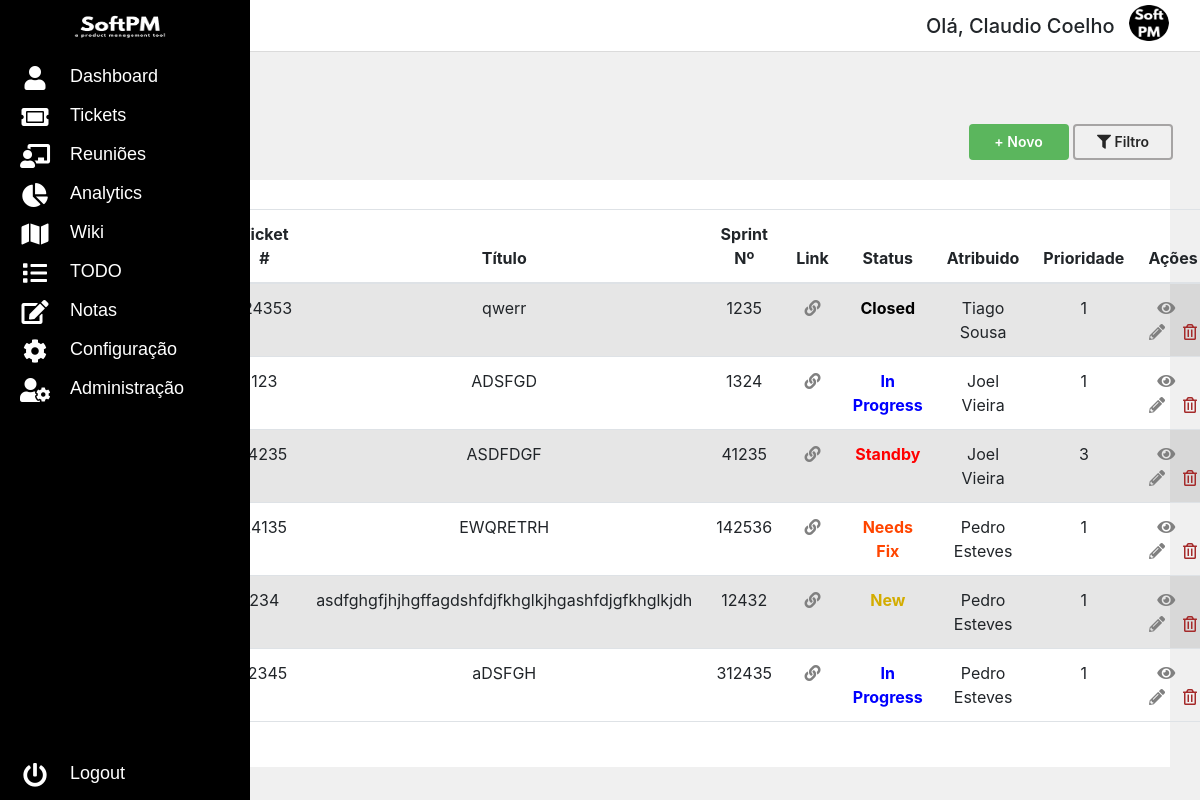
Screenshot of /dashboard/tickets (signed in) with the database file from the repository.
### models/softpm_database.py (models this page shows, shortened)
class User(db.Model):
    user_id = db.Column(db.Integer, primary_key=True)
    username = db.Column(db.VARCHAR(30))
    password = db.Column(db.VARCHAR(60))
    email = db.Column(db.VARCHAR(50))
    authenticated = db.Column(db.BOOLEAN, default=False)
    isActive = db.Column(db.BOOLEAN, default=False)
    role_id = db.Column(db.Integer, db.ForeignKey('role.role_id'))
    role = db.relationship('Role', backref='users')
    companies = db.relationship('Company', secondary=userHasCompany, backref='users_associated')

class Ticket(db.Model):
    ticket_id = db.Column(db.Integer, primary_key=True)
    ticket_nr = db.Column(db.Integer) # consiste no número do ticket no AzureDevops
    title = db.Column(db.VARCHAR(60))
    link = db.Column(db.VARCHAR(60))
    description = db.Column(db.TEXT)
    notes = db.Column(db.TEXT)
    sprint_nr = db.Column(db.Integer)
    priority = db.Column(db.Integer)
    employee_id = db.Column(db.Integer, db.ForeignKey('employee.employee_id'), nullable=False)
    employee = db.relationship('Employee', backref=db.backref('tickets', lazy=True))
    type_id = db.Column(db.Integer, db.ForeignKey('type.type_id'), nullable=False)
    type = db.relationship('Type', backref='ticket')
    status_id = db.Column(db.Integer, db.ForeignKey('status.status_id'), nullable=False)
    status = db.relationship('Status', backref='ticket')

class Status(db.Model):
    name = db.Column(db.String(50), nullable=False)
    status_id = db.Column(db.Integer, primary_key=True)
    new = db.Column(db.BOOLEAN, default=False)
    inprogress = db.Column(db.BOOLEAN, default=False)
    testing = db.Column(db.BOOLEAN, default=False)
    done = db.Column(db.BOOLEAN, default=False)
    standby = db.Column(db.BOOLEAN, default=False)
    fix = db.Column(db.BOOLEAN, default=False)
    def get_status_name(self):
        return self.name

class Employee(db.Model):
    employee_id = db.Column(db.Integer, primary_key=True)
    name = db.Column(db.VARCHAR(50))
    job_position = db.Column(db.VARCHAR(50))
    department = db.Column(db.VARCHAR(50))
    notes = db.Column(db.TEXT)
    company_id = db.Column(db.Integer, db.ForeignKey('company.company_id'), nullable=False)

class Type(db.Model):
    name = db.Column(db.String(50), nullable=False)
    type_id = db.Column(db.Integer, primary_key=True)
    us = db.Column(db.BOOLEAN, default=False)
    bug = db.Column(db.BOOLEAN, default=False)
    issue = db.Column(db.BOOLEAN, default=False)
    feature = db.Column(db.BOOLEAN, default=False)
    epic = db.Column(db.BOOLEAN, default=False)
    release = db.Column(db.BOOLEAN, default=False)

### app.py (the view)
@app.route('/dashboard/tickets', methods=['GET', 'POST'])
@login_required
def tickets():
    selectedCompany = [company for company in current_user.companies if company.isSelected]
    if selectedCompany:
        company = selectedCompany[0]
        tickets = Ticket.query.join(Employee).filter(Employee.company_id == company.company_id).all()
        employees = Employee.query.filter(Employee.company_id == company.company_id).all()
        statuses = Status.query.all()
        types = Type.query.all()
        return render_template('dashboard/tickets.html', tickets=tickets, employees=employees, statuses=statuses, types=types)
    else:
        return redirect(url_for('company'))

### app.py (called while the page is built)
@login_manager.user_loader
def load_user(user_id):
    user = User.query.get(user_id)
    return user

### templates/dashboard/tickets.html (shortened to what this page needs)
{% extends 'dashboard/base-dashboard.html' %}
{% block conteudo %}
<section class="dashboard-area">
    <div class="layout-body">
        <div class="row ">
            <h3 class="page-title">Tickets</h3>
        </div>
        <div class="row body-topButtons">
            <span>
                <button class="greenButton" data-toggle="modal" data-target="#newTicketModal">+ Novo</button>
                <button class="standardButton js--filter-button"><i class="fas fa-filter"></i> Filtro</button>
            </span>
        </div>
        <div class="layout-innerBody">
            <table id="ticketsTable" class="table table-striped table-hover">
                <thead>
                    <tr>
                        <th class="table-items-centered">Tipo</th>
                        <th class="table-items-centered">Ticket #</th>
                        <th class="table-items-centered">Título</th>
                        <th class="table-items-centered">Sprint Nº</th>
                        <th class="table-items-centered">Link</th>
                        <th class="table-items-centered">Status</th>
                        <th class="table-items-centered">Atribuido</th>
                        <th class="table-items-centered">Prioridade</th>
                        <th class="table-items-centered">Ações</th>
                    </tr>
                </thead>
                <tbody>
                    {% for ticket in tickets %}
                    <tr>
                        <td >
                            {% if ticket.type_id == 1 %}
                                <i class="fas fa-book" style="color: blue;"></i>
                            {% elif ticket.type_id == 2 %}
                                <i class="fas fa-bug" style="color: red;"></i>
                            {% elif ticket.type_id == 3 %}
                                <i class="fas fa-exclamation-circle" style="color: rgb(180, 0, 158);"></i>
                            {% elif ticket.type_id == 4 %}
                                <i class="fas fa-trophy" style="color: rgb(119, 59, 147);"></i>
                            {% elif ticket.type_id == 5 %}
                                <i class="fas fa-crown" style="color: orange;"></i>
                            {% elif ticket.type_id == 6 %}
                                <i class="fas fa-rocket" style="color: green;"></i>
                            {% endif %}
                        &nbsp&nbsp{{ ticket.type.name }}
                        </td>
                        <td class="table-items-centered">{{ ticket.ticket_nr }}</td>
                        <td class="table-items-centered">{{ ticket.title }}</td>
                        <td class="table-items-centered">{{ ticket.sprint_nr }}</td>
                        <td class="table-items-centered"><a href="{{ ticket.link }}" target="_blank"><i class="fas fa-link" style="color: gray;"></i></a></td>
                        <td class="table-items-centered" style="font-weight: 700;">
                            {% if ticket.status_id == 1 %}
                                <span style="color: rgb(211, 172, 0);">{{ ticket.status.name }}</span>
                            {% elif ticket.status_id == 2 %}
                                <span style="color: blue;">{{ ticket.status.name }}</span>
                            {% elif ticket.status_id == 3 %}
                                <span style="color: orange;">{{ ticket.status.name }}</span>
                            {% elif ticket.status_id == 4 %}
                                <span style="color: black;">{{ ticket.status.name }}</span>
                            {% elif ticket.status_id == 5 %}
                                <span style="color: red;">{{ ticket.status.name }}</span>
                            {% elif ticket.status_id == 6 %}
                                <span style="color: orangered;">{{ ticket.status.name }}</span>
                            {% endif %}
                        </td>
                        <td class="table-items-centered">{{ ticket.employee.name }}</td>
                        <td class="table-items-centered">{{ ticket.priority }}</td>
                        <td class="table-items-centered">
                            <button type="button" style="color: transparent;background-color: transparent; border: none;" data-toggle="modal" data-target="#viewTicketModal-{{ ticket.ticket_id }}">
                                <i class="fas fa-eye" style="color: grey;"></i>
                            </button>&nbsp&nbsp&nbsp
                            <button type="button" style="color: transparent;background-color: transparent; border: none;" data-toggle="modal" data-target="#editTicketModal-{{ ticket.ticket_id }}"><i class="fas fa-pencil-alt" style="color: grey;"></i></button>&nbsp&nbsp&nbsp
                            <form method="POST" action="{{ url_for('delete_ticket', ticket_id=ticket.ticket_id) }}" style="display: inline;" onsubmit="return confirmDelete();">
                                <button type="submit" style="color: transparent; background-color: transparent; border: none;">
                                    <i class="far fa-trash-alt" style="color: brown;"></i>
                                </button>
                            </form>
                        </td>
                    {% endfor %}
                </tbody>
            </table>
        </div>
    </div>
</section>
<link rel="stylesheet" href="https://stackpath.bootstrapcdn.com/bootstrap/4.3.1/css/bootstrap.min.css">
<link rel="stylesheet" href="https://cdn.datatables.net/1.11.5/css/jquery.dataTables.min.css">
<link rel="stylesheet" href="https://cdnjs.cloudflare.com/ajax/libs/bootstrap-select/1.13.18/css/bootstrap-select.min.css">
{% endblock conteudo %}

### templates/dashboard/base-dashboard.html (shortened to what this page needs)
<!DOCTYPE html>
<html lang="en">
<head>
    <link rel="stylesheet" href="../../static/css/dashboard.css">
    <link rel="stylesheet" href="https://maxcdn.bootstrapcdn.com/font-awesome/4.5.0/css/font-awesome.min.css">
    <link rel="stylesheet" href="https://cdn.jsdelivr.net/npm/bootstrap@5.2.3/dist/css/bootstrap.min.css"
>
        <link rel="stylesheet" href="https://cdnjs.cloudflare.com/ajax/libs/font-awesome/5.15.3/css/all.min.css"
 />
</head>
<body>
    <header class="nav-topo">
        <nav>
            <div id="top-nav">
                <div style="display: inline-block;">
                    <h5 class="username-text">Olá, {{current_user.username}}</h5>
                </div>
                <div style="display: inline-block;">
                    <a class="navbar-brand" href="">
                        <img href="" class="admin-foto" src="../../static/png/logotipo/SP-Logo.png" alt="..."
                            height="36">
                    </a>
                </div>
            </div>
        </nav>
    </header>
    <nav class="main-menu">
        <ul>
            <li id="li-hamburguer">
                <i class="fa fa-bars hamburguer" aria-hidden="true"></i>
            </li>
            <li class="has-subnav">
                <a href="{{ url_for('dashboard')}}">
                    <i class="fa fa-user" aria-hidden="true"></i>
                </a>
            </li>
            <li class="has-subnav">
                <a href="{{ url_for('tickets')}}">
                    <i class="fa fa-ticket-alt" aria-hidden="true"></i>
                </a>
            </li>
            <li class="has-subnav">
                <a href="{{ url_for('meetings')}}">
                    <i class="fa fa-chalkboard-teacher" aria-hidden="true"></i>
                </a>
            </li>
            <li class="has-subnav">
                <a href="{{ url_for('analytics')}}">
                    <i class="fa fa-pie-chart" aria-hidden="true"></i>
                </a>
            </li>
            <li class="has-subnav">
                <a href="{{ url_for('wiki')}}">
                    <i class="fa fa-map" aria-hidden="true"></i>
                </a>
            </li>
            <li class="has-subnav">
                <a href="{{ url_for('todo')}}">
                    <i class="fa fa-list" aria-hidden="true"></i>
                </a>
            </li>
            <li class="has-subnav">
                <a href="{{ url_for('notes')}}">
                    <i class="fa fa-pencil-square-o" aria-hidden="true"></i>
                </a>
            </li>
            <li class="has-subnav">
                <a href="{{ url_for('configuration')}}">
                    <i class="fa fa-cog"></i>
                </a>
            </li>
            {% if current_user.role_id == 1 %}
                <li class="has-subnav">
                    <a href="{{ url_for('admin')}}">
                        <i class="fa fa-user-cog"></i>
                    </a>
                </li>
            {% endif %}
        </ul>
        <ul class="logout">
            <li>
                <a href="{{ url_for('logout')}}">
                    <i class="fa fa-power-off fa-2x"></i>
                </a>
            </li>
        </ul>
    </nav>
    {% block conteudo %}
    {% endblock conteudo %}
</body>
</html>

### static/css/dashboard.css (style rules this page uses)
html { scroll-behavior: smooth; min-height: 100%; font-family: 'Roboto'; background-color: rgb(240, 240, 240); }
body { min-height: 100%; font-family: 'Roboto'; }
* { margin: 0; padding: 0; box-sizing: border-box; }
ul { list-style-type: none; }
#li-hamburguer { top: -7px; height: 51px; background-color: grey; }
.hamburguer { top: 5px; color: #ffffff; }
.has-subnav { top: 10px; }
.nav-topo { border-bottom: 1px solid #dbdbdb; }
#top-nav { text-align: right; height: 51px; }
.admin-foto { position: relative; top: 5%; width: 40px; border-radius: 19px; cursor: pointer; margin-right: 15px; }
.username-text { position: relative; padding-right: 10px; top: 5px; }
.fa-2x { font-size: 24px !important; vertical-align: middle; }
.fa { position: relative; display: table-cell; width: 70px; height: 39px; text-align: center; font-size:24px!important; color: #ffffff; }
.fa:before { vertical-align: -webkit-baseline-middle; }
.main-menu { background:#000000; position:absolute; top:0; bottom:0; height:100%; left:0; width:70px; overflow:hidden; -webkit-transition:width .05s linear; transition:width .05s linear; -webkit-transform:translateZ(0) scale(1,1); z-index:1000; }
.main-menu>ul { margin:7px 0; }
.main-menu li { position:relative; display:block; width:250px; }
.main-menu li>a { position:relative; display:table; border-collapse:collapse; border-spacing:0; color:#ffffff; font-family: arial; font-size: 14px; text-decoration:none; -webkit-transform:translateZ(0) scale(1,1); -webkit-transition:all .1s linear; transition:all .1s linear; }
.main-menu>ul.logout { position:absolute; left:0; bottom:0; }
nav { -webkit-user-select:none; -moz-user-select:none; -ms-user-select:none; -o-user-select:none; user-select:none; }
nav ul,nav li { outline:0; margin:0; padding:0; }
.dashboard-area { height: 100%; width: 100%; background-color: rgb(240, 240, 240); padding: 0px!important; }
.layout-body { padding: 30px 30px 20px 110px; }
.layout-innerBody { position: relative; background: #fff; padding: 29px 22px; margin-top: 20px; }
.table-items-centered { text-align: center; }
.body-topButtons { text-align: right; }
.standardButton { width: 100px!important; background-color: transparent; color: #262626; border: 2px solid #a6a4a4; font-weight: 600; text-decoration: none; border-radius: 4px; padding: 6px 12px; font-size: 14px; line-height: 1.42857143; text-align: center; white-space: nowrap; vertical-align: middle; -ms-touch-action: manipulation; touch-action: manipulation; cursor: pointer; -webkit-user-select: none; -moz-user-select: none; -ms-user-select: none; user-select: none; text-decoration: none; outline: 0; -webkit-transition: all .3s ease 0s; -moz-transition: all .3s ease 0s; -ms-transition: all .3s ease 0s; -o-transition: all .3s ease 0s; transition: all .3s ease 0s; }
.greenButton { width: 100px!important; background-color: #5bb65d; color: #fff; display: inline-block; padding: 6px 12px; margin-bottom: 0; font-size: 14px; font-weight: 600; line-height: 1.42857143; text-align: center; white-space: nowrap; vertical-align: middle; -ms-touch-action: manipulation; touch-action: manipulation; cursor: pointer; -webkit-user-select: none; -moz-user-select: none; -ms-user-select: none; user-select: none; background-image: none; border: 2px solid transparent; border-radius: 4px; text-decoration: none; outline: 0; -webkit-transition: all .3s ease 0s; -moz-transition: all .3s ease 0s; -ms-transition: all .3s ease 0s; -o-transition: all .3s ease 0s; transition: all .3s ease 0s; }
a { color: #fff; transition: text-color 0.5s; }
a:link { text-decoration: none }

### rows the page displays
User: username "Claudio Coelho"
Ticket: ticket_nr "124353", title "qwerr", sprint_nr "1235", status.name "Closed", employee.name "Tiago Sousa", priority "1"
Ticket: type.name "Issue", ticket_nr "123", title "ADSFGD", sprint_nr "1324", status.name "In Progress", employee.name "Joel Vieira", priority "1"
Ticket: ticket_nr "14235", title "ASDFDGF", sprint_nr "41235", status.name "Standby", employee.name "Joel Vieira", priority "3"
Ticket: ticket_nr "24135", title "EWQRETRH", sprint_nr "142536", status.name "Needs Fix", employee.name "Pedro Esteves", priority "1"
Ticket: ticket_nr "234", title "asdfghgfjhjhgffagdshfdjfkhglkjhgashfdjgfkhglkjdh", sprint_nr "12432", status.name "New", employee.name "Pedro Esteves", priority "1"
Ticket: ticket_nr "12345", title "aDSFGH", sprint_nr "312435", status.name "In Progress", employee.name "Pedro Esteves", priority "1"
